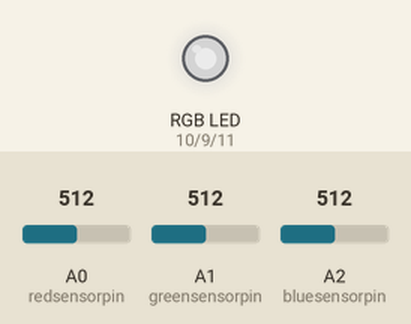
This sketch was run on a simulated Arduino Uno, built with avr-gcc and run on an emulated ATmega328P. Parts: an RGB LED mixed from three pins (HIGH = lit). The test bench sets the inputs (shaded band); at power-on: A0 (redsensorpin) = 512, A1 (greensensorpin) = 512, A2 (bluesensorpin) = 512. Dim RGB values are drawn brighter than linear; what the sketch prints to the serial monitor is not drawn.

Above: at 1.2 s.
1.3 s: A0 (redsensorpin) set to 716
At 2.4 s:
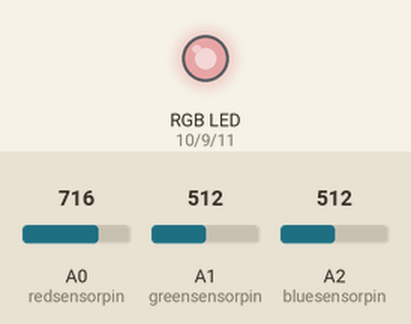
3.3 s: A1 (greensensorpin) set to 716
At 4.0 s:
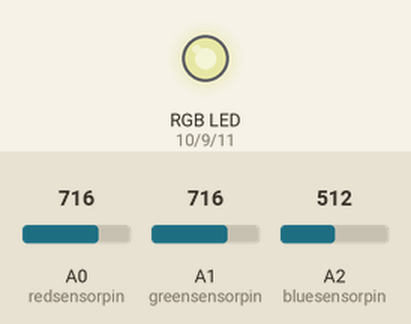
5.1 s: A2 (bluesensorpin) set to 716
At 6.6 s:
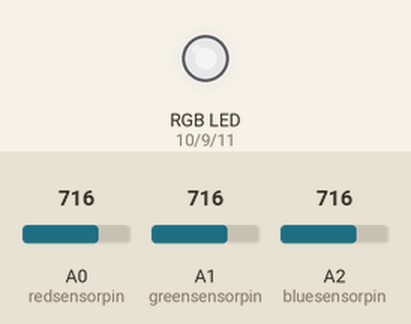
6.9 s: A0 (redsensorpin) set to 900
At 8.4 s:
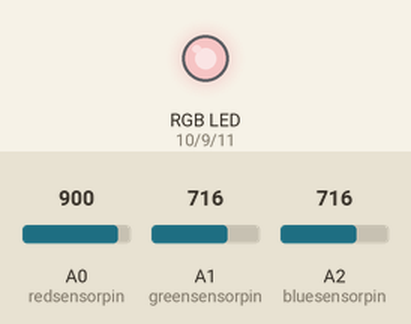
8.7 s: A1 (greensensorpin) set to 900
At 9.9 s:
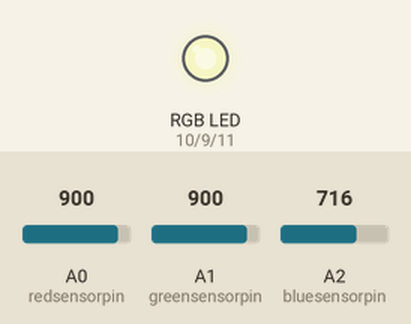
10.5 s: A2 (bluesensorpin) set to 900
At 11.5 s:
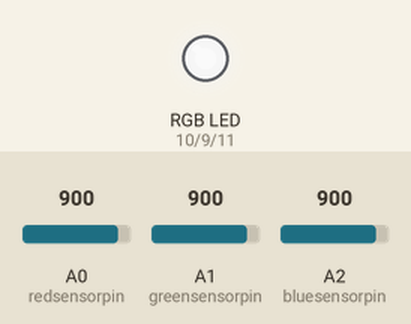
Timing chart, 0 to 13.3 s (numbered marks = the images above; inputs shaded):
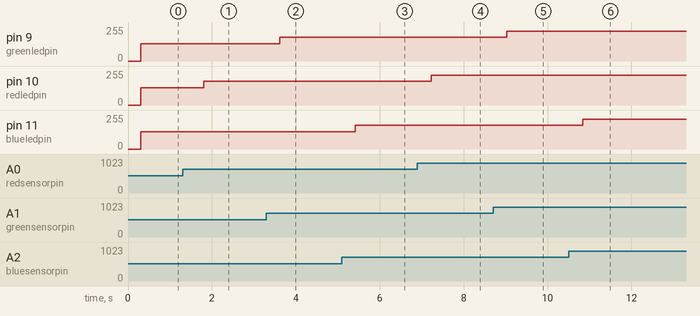

The sketch:

pr04_multicolour.ino
```cpp
const int greenledpin = 9;
const int redledpin = 10;
const int blueledpin =11;

const int redsensorpin =A0;
const int greensensorpin = A1;
const int bluesensorpin =A2;

int redsensorvalue =0;
int greensensorvalue=0;
int bluesensorvalue =0;

void setup() {
  Serial.begin (9600);

  pinMode (greenledpin, OUTPUT);
  pinMode(redledpin, OUTPUT);
  pinMode (blueledpin, OUTPUT);

}

void loop() {

  redsensorvalue = analogRead (redsensorpin);
  delay(100);
  bluesensorvalue = analogRead (bluesensorpin);
  delay(100);
  greensensorvalue = analogRead (greensensorpin);
  delay (100);

  Serial.print ("\t Rojo: ");
  Serial.print (redsensorvalue);
  Serial.print ("\t Azul: ");
  Serial.print (bluesensorvalue);
  Serial.print ("\t Verde");
  Serial.print ( greensensorvalue);

  analogWrite (greenledpin, greensensorvalue/4);
  analogWrite (redledpin, redsensorvalue/4);
  analogWrite (blueledpin, bluesensorvalue/4);


}
```

Measured:
- after the input at 1.3 s, pin 10 (redledpin): 128/255 → 179/255 after 0.51 s
- after the input at 3.3 s, pin 9 (greenledpin): 128/255 → 179/255 after 0.31 s
- after the input at 5.1 s, pin 11 (blueledpin): 128/255 → 179/255 after 0.32 s
- after the input at 6.9 s, pin 10 (redledpin): 179/255 → 225/255 after 0.32 s
- after the input at 8.7 s, pin 9 (greenledpin): 179/255 → 225/255 after 0.33 s
- after the input at 10.5 s, pin 11 (blueledpin): 179/255 → 225/255 after 0.34 s
